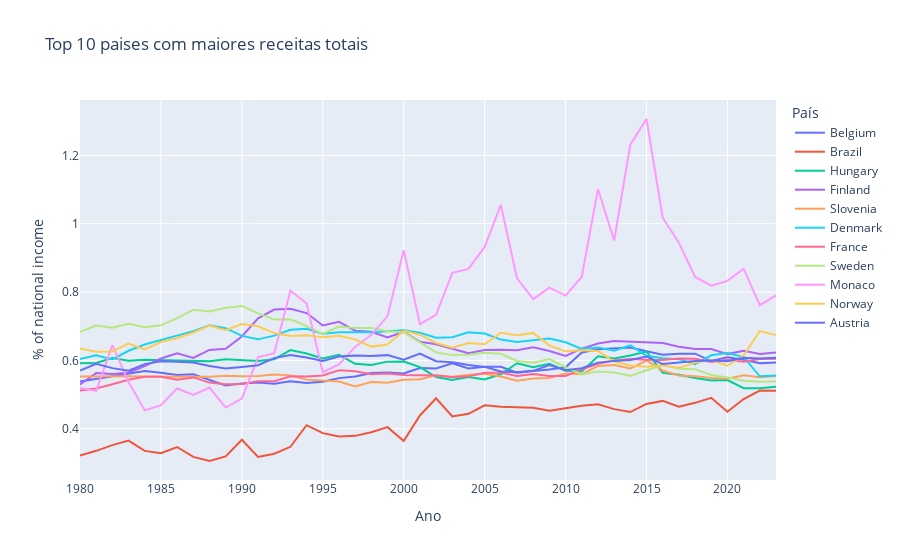

Here is the notebook cell this chart was saved with:
### Code cell
fig = px.line(df_rev_filtered, 
              x='ano', 
              y='valor', 
              color='pais', 
              title="Top 10 paises com maiores receitas totais",
              labels={
                  "valor": "% of national income",
                  "ano": "Ano",
                  "pais": "País"
              })

fig.show()
